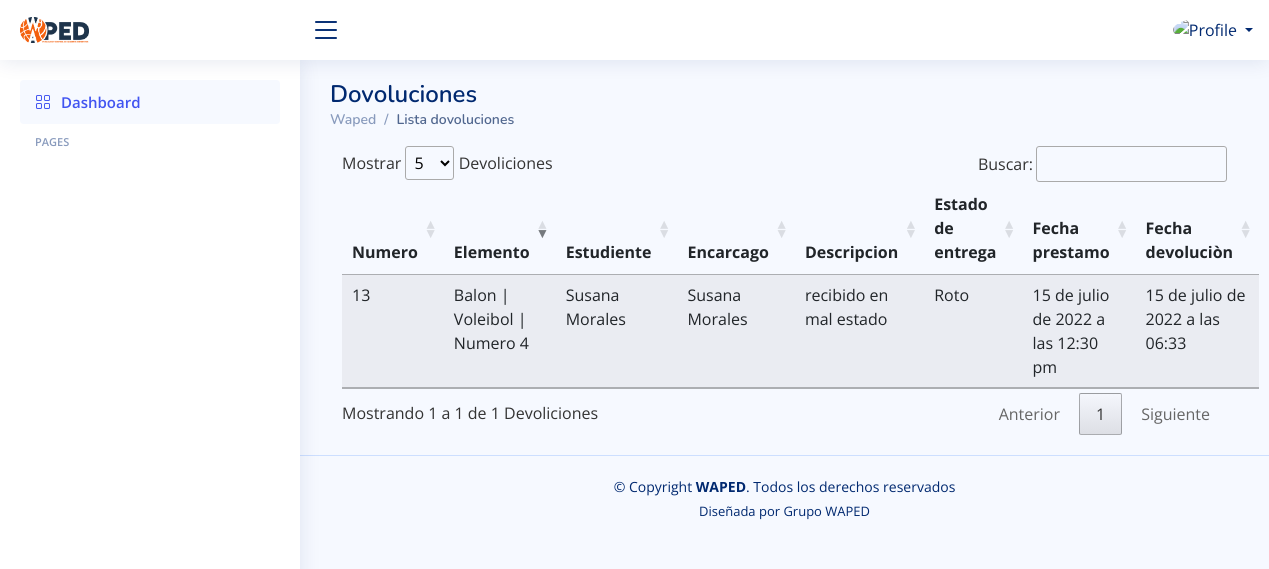
The app's page /Elementos/listado-devoluciones/ with its own data.
### apps/Elementos/models.py (models this page shows, shortened)
class Devolu(models.Model):
    prestamo = models.ForeignKey(Prestamo,on_delete=models.CASCADE)
    encarcago = models.ForeignKey(Usuario,on_delete=models.CASCADE)
    fecha_devolucion = models.DateTimeField('Fecha y hora de devolucion', auto_now=True, auto_now_add=False)
    descripcion = models.CharField('Descripcion',max_length=200,null=False,blank=False)
    estado_entrega = models.ForeignKey(EstadoElemento,on_delete=models.CASCADE)

class Prestamo(models.Model):
    id_estudiante = models.ForeignKey(Usuario,on_delete=models.CASCADE)
    fecha_prestamo = models.DateField('Fecha de creacion prestamo', auto_now=True, auto_now_add=False)
    hora_presamto = models.TextField('Hora Prestamo', null=False, blank=False)
    elemento_deportivo = models.ForeignKey(ElementoDeportivo, on_delete=models.CASCADE)
    estado = models.BooleanField('Aceptar prestamo', default=False, null=False, blank=False)
    devolucion = models.BooleanField('Devolucion', default=False, null=False, blank=False)
    cancelacion = models.BooleanField('Cancelar prestamo ', default=False, null=True, blank=True)
    class Meta:
        verbose_name = 'Prestamo'
        verbose_name_plural = 'Prestamos'

class ElementoDeportivo(models.Model):
    id = models.AutoField(primary_key=True)
    numero = models.IntegerField('Numero identificador', unique=True, blank=False, null=False)
    imagen = models.ImageField('Imagen', upload_to='Elementos/', max_length=200, null=True,
                               blank=True)
    estado = models.ForeignKey(EstadoElemento, on_delete=models.CASCADE)
    sub_categoria = models.ForeignKey(SubCategoria, on_delete=models.CASCADE)
    horas_disponibles = models.ManyToManyField(HorasDisponible)
    disponibilidad = models.BooleanField('Estado de disponibilidad', default=True)
    estado_eliminacion = models.BooleanField(default=True)
    def __str__(self):
        return f'{self.sub_categoria.categoria.nombre} | {self.sub_categoria.nombre} | Numero {self.numero}'

class SubCategoria(models.Model):
    id = models.AutoField(primary_key=True)
    nombre = models.CharField('Nombre', max_length=100, unique=True, blank=False, null=False)
    categoria = models.ForeignKey(Categoria, on_delete=models.CASCADE)
    imagen = models.ImageField('Imagen', upload_to='Categoria/', max_length=200, null=True,
                               blank=True)
    class Meta:
        verbose_name: 'Sub Categoria'
        verbose_name_plural: 'Sub Categorias'

class Categoria(models.Model):
    id = models.AutoField(primary_key=True)
    nombre = models.CharField('Nombre de categoria', max_length=100, unique=True, blank=False, null=False)
    class Meta:
        verbose_name: 'Categoria'
        verbose_name_plural: 'Categorias'

class EstadoElemento(models.Model):
    nivel = [
        (1, 'Muy bajo'),
        (2, 'Bajo'),
        (3, 'Moderado'),
        (4, 'Alto'),
        (5, 'Muy alto'),
    ]
    nivel_gravedad = models.IntegerField('Nivel de gravedad', choices=nivel, null=False, blank=False)
    descripcion = models.CharField('Descripcion', max_length=30, null=False, blank=False)
    class Meta:
        verbose_name = 'Estado'
        verbose_name_plural = 'Estados'
    def __str__(self):
        return self.descripcion

### apps/Usuarios/models.py (models this page shows)
class Usuario(AbstractBaseUser, PermissionsMixin):
    username = models.CharField('Nombre de usuario', unique=True, max_length=100)
    email = models.EmailField('Correo Electronico', unique=True, max_length=255)
    nombres = models.CharField('Nombre', max_length=100, blank=True, null=True)
    apellidos = models.CharField('Apellidos', max_length=100, blank=True, null=True)
    curso = models.ForeignKey(curso, on_delete=models.CASCADE, blank=True, null=True)
    imagen = models.ImageField('Imagen de prefil', upload_to='usuario/', max_length=200,
                               blank=True, null=True)
    is_active = models.BooleanField(default=True)
    is_staff = models.BooleanField('Es administrador?',default=False)
    is_studet = models.BooleanField('Es estudiante?',default=False)
    objects = UsuarioManager()
    USERNAME_FIELD = 'username'
    REQUIRED_FIELDS = ['email', 'nombres']
    class Meta:
        verbose_name: 'Usuario'
        verbose_name_plural: 'Usuarios'
    def __str__(self):
        return f'{self.nombres} {self.apellidos}'

### apps/Elementos/views.py (the view)
# urls.py: path('listado-devoluciones/', ListaDevolicion.as_view(), name='listado_devoluciones'),
class ListaDevolicion(ListView):
    model = Devolu
    template_name = 'prestamo/lista_devoluciones.html'
    def get_queryset(self):
        queryset = self.model.objects.all()
        return queryset
    def get_context_data(self, **kwargs):
        context = super().get_context_data(**kwargs)
        context['devoluciones'] = self.get_queryset()
        return context

### templates/prestamo/lista_devoluciones.html (shortened to what this page needs)
{% extends 'index.html' %}
{% load static %}
{% block css_extra %}
    <link rel="stylesheet" href="{% static 'data table/css/jquery.dataTables.min.css' %}">
{% endblock %}
{% block pagina_titulo %}Dovoluciones{% endblock %}
{% block pagina_anterior %}Waped{% endblock %}
{% block pagina_actual %}Lista dovoluciones{% endblock %}
{% block main %}
    <div class="container">
        <div class="row">
            <div class="col-xs-12">
                <table id="tabla_devoluciones" class="table table-striped table-responsive">
                    <thead>
                    <tr>
                        <th scope="col">Numero</th>
                        <th scope="col">Elemento</th>
                        <th scope="col">Estudiente</th>
                        <th scope="col">Encarcago</th>
                        <th scope="col">Descripcion</th>
                        <th scope="col">Estado de entrega</th>
                        <th scope="col">Fecha prestamo</th>
                        <th scope="col">Fecha devoluciòn</th>
                    </tr>
                    </thead>
                    {% for devolucion in devoluciones %}
                        <td>{{ devolucion.id }}</td>
                        <td>{{ devolucion.prestamo.elemento_deportivo }}</td>
                        <td>{{ devolucion.prestamo.id_estudiante }}</td>
                        <td>{{ devolucion.encarcago }}</td>
                        <td>{{ devolucion.descripcion }}</td>
                        <td>{{ devolucion.estado_entrega }}</td>
                        <td>{{ devolucion.prestamo.fecha_prestamo }} a las {{ devolucion.prestamo.hora_presamto }}</td>
                        <td>{{ devolucion.fecha_devolucion }}</td>
                    {% endfor %}
                </table>
            </div>
        </div>
    </div>
{% endblock %}

### templates/index.html (shortened to what this page needs)
{% load static %}
<!DOCTYPE html>
<html lang="en">
<head>
    <link href="{% static 'assets/vendor/bootstrap/css/bootstrap.min.css' %}" rel="stylesheet">
    <link href="{% static 'assets/vendor/bootstrap-icons/bootstrap-icons.css' %}" rel="stylesheet">
    <link href="{% static 'assets/vendor/boxicons/css/boxicons.min.css' %}" rel="stylesheet">
    <link href="{% static 'assets/vendor/quill/quill.snow.css' %}" rel="stylesheet">
    <link href="{% static 'assets/vendor/quill/quill.bubble.css' %}" rel="stylesheet">
    <link href="{% static 'assets/vendor/remixicon/remixicon.css' %}" rel="stylesheet">
    <link href="{% static 'assets/css/style.css' %}" rel="stylesheet">
    {% block css_extra %}
    {% endblock %}
</head>
<body>
{% include 'includes/header.html' %}
{% include 'includes/sideber.html' %}
<main id="main" class="main">
    <div class="pagetitle">
        <h1>{% block pagina_titulo %}Dashboard{% endblock %}</h1>
        <nav>
            <ol class="breadcrumb">
                <li class="breadcrumb-item"><a href="index.html">{% block pagina_anterior %}Waped{% endblock %}</a></li>
                <li class="breadcrumb-item active">{% block pagina_actual %}Dashboard{% endblock %}</li>
            </ol>
        </nav>
    </div>
    {% block main %}{% endblock %}
</main>
{% include 'includes/footer.html' %}
</body>
</html>

### templates/includes/header.html (shortened to what this page needs)
{% load static %}
<header id="header" class="header fixed-top d-flex align-items-center">
    <div class="d-flex align-items-center justify-content-between">
        <a href="" class="logo d-flex align-items-center">
            <img src="{% static 'assets/img/logo waped.png' %}" alt="">
        </a>
        <i class="bi bi-list toggle-sidebar-btn"></i>
    </div>
    <nav class="header-nav ms-auto">
        <ul class="d-flex align-items-center">
            <li class="nav-item dropdown pe-3">
                <a class="nav-link nav-profile d-flex align-items-center pe-0" href="#" data-bs-toggle="dropdown">
                    <img src="{{ user.imagen.url }}" alt="Profile" class="rounded-circle">
                    <span class="d-none d-md-block dropdown-toggle ps-2">{{ user.nombres | upper }}</span>
                </a>
            </li>
        </ul>
    </nav>
</header>

### templates/includes/sideber.html (shortened to what this page needs)
{% load static %}
<aside id="sidebar" class="sidebar">
    <ul class="sidebar-nav" id="sidebar-nav">
        <li class="nav-item">
            <a class="nav-link " href="{% url 'iniciarsesion' %}">
                <i class="bi bi-grid"></i>
                    <span>Dashboard</span>
            </a>
        </li>
        <li class="nav-heading">pages</li>
    </ul>
</aside>

### templates/includes/footer.html
 <footer id="footer" class="footer">
    <div class="copyright">
      &copy; Copyright <strong><span>WAPED</span></strong>. Todos los derechos reservados
    </div>
    <div class="credits">
      Diseñada por <span>Grupo WAPED</span>
    </div>
  </footer>

### static/assets/css/style.css (style rules this page uses)
:root { scroll-behavior: smooth; }
body { font-family: "Open Sans", sans-serif; background: #f6f9ff; color: #444444; }
a { color: #4154f1; text-decoration: none; }
h1, h2, h3, h4, h5, h6 { font-family: "Nunito", sans-serif; }
#main { margin-top: 60px; padding: 20px 30px; transition: all 0.3s; }
.pagetitle { margin-bottom: 10px; }
.pagetitle h1 { font-size: 24px; margin-bottom: 0; font-weight: 600; color: #012970; }
.breadcrumb { font-size: 14px; font-family: "Nunito", sans-serif; color: #899bbd; font-weight: 600; }
.breadcrumb a { color: #899bbd; transition: 0.3s; }
.breadcrumb .breadcrumb-item::before { color: #899bbd; }
.breadcrumb .active { color: #51678f; font-weight: 600; }
.logo { line-height: 1; }
@media (min-width: 1200px) { .logo { width: 280px; } }
.logo img { max-height: 26px; margin-right: 6px; }
.header { transition: all 0.5s; z-index: 997; height: 60px; box-shadow: 0px 2px 20px rgba(1, 41, 112, 0.1); background-color: #fff; padding-left: 20px; }
.header .toggle-sidebar-btn { font-size: 32px; padding-left: 10px; cursor: pointer; color: #012970; }
.header-nav ul { list-style: none; }
.header-nav > ul { margin: 0; padding: 0; }
.header-nav .nav-profile { color: #012970; }
.header-nav .nav-profile img { max-height: 36px; }
.header-nav .nav-profile span { font-size: 14px; font-weight: 600; }
.sidebar { position: fixed; top: 60px; left: 0; bottom: 0; width: 300px; z-index: 996; transition: all 0.3s; padding: 20px; overflow-y: auto; scrollbar-width: thin; scrollbar-color: #aab7cf transparent; box-shadow: 0px 0px 20px rgba(1, 41, 112, 0.1); background-color: #fff; }
@media (min-width: 1200px) { #main, #footer { margin-left: 300px; } }
.sidebar-nav { padding: 0; margin: 0; list-style: none; }
.sidebar-nav li { padding: 0; margin: 0; list-style: none; }
.sidebar-nav .nav-item { margin-bottom: 5px; }
.sidebar-nav .nav-heading { font-size: 11px; text-transform: uppercase; color: #899bbd; font-weight: 600; margin: 10px 0 5px 15px; }
.sidebar-nav .nav-link { display: flex; align-items: center; font-size: 15px; font-weight: 600; color: #4154f1; transition: 0.3; background: #f6f9ff; padding: 10px 15px; border-radius: 4px; }
.sidebar-nav .nav-link i { font-size: 16px; margin-right: 10px; color: #4154f1; }
.footer { padding: 20px 0; font-size: 14px; transition: all 0.3s; border-top: 1px solid #cddfff; }
.footer .copyright { text-align: center; color: #012970; }
.footer .credits { padding-top: 5px; text-align: center; font-size: 13px; color: #012970; }

### records on screen
Devolu: id "13", prestamo.elemento_deportivo "Balon | Voleibol | Numero 4", prestamo.id_estudiante "Susana Morales", encarcago "Susana Morales", descripcion "recibido en mal estado", estado_entrega "Roto", prestamo.fecha_prestamo "15 de julio de 2022", prestamo.hora_presamto "12:30 pm", fecha_devolucion "15 de julio de 2022 a las 06:33"
